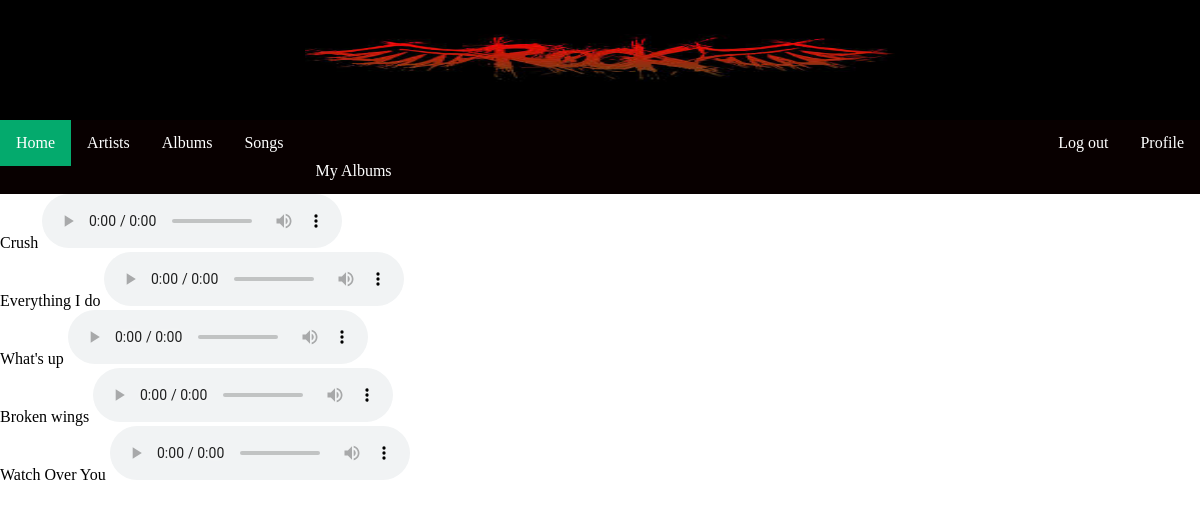
The app's page /blog/song_list (signed in) with its own data.
### blog/models.py (models this page shows, shortened)
class Song(models.Model):
    album = models.ForeignKey(Album, on_delete=models.CASCADE)
    title = models.CharField(max_length=100)
    date_posted = models.DateTimeField(default=timezone.now)
    audio = models.FileField(upload_to = "mp3")

### blog/views.py (the view)
# urls.py: path('song_list', views.song_list, name = "songlist"),
def song_list(request):
    allsong = Song.objects.all()
    return render(request, 'blog/song_list.html', {'song_list': allsong})

### blog/templates/blog/song_list.html (shortened to what this page needs)
{% extends 'blog/base.html' %}
{% block content %}
<div class = "container">
    {% for song in song_list %}
        <div class = "album_list">
            {{song.title}}
            <audio controls>
                <source src="{{song.audio.url}}" type="audio/ogg">
                <source src="horse.mp3" type="audio/mpeg">
            </audio>
        </div>
    {% endfor %}
</div>
{% endblock %}

### blog/static/blog/custom.css (style rules this page uses)
* { margin: 0; padding: 0; box-sizing: border-box; }

### records on screen
Song: title "Crush"
Song: title "Everything I do"
Song: title "What's up"
Song: title "Broken wings"
Song: title "Watch Over You"
